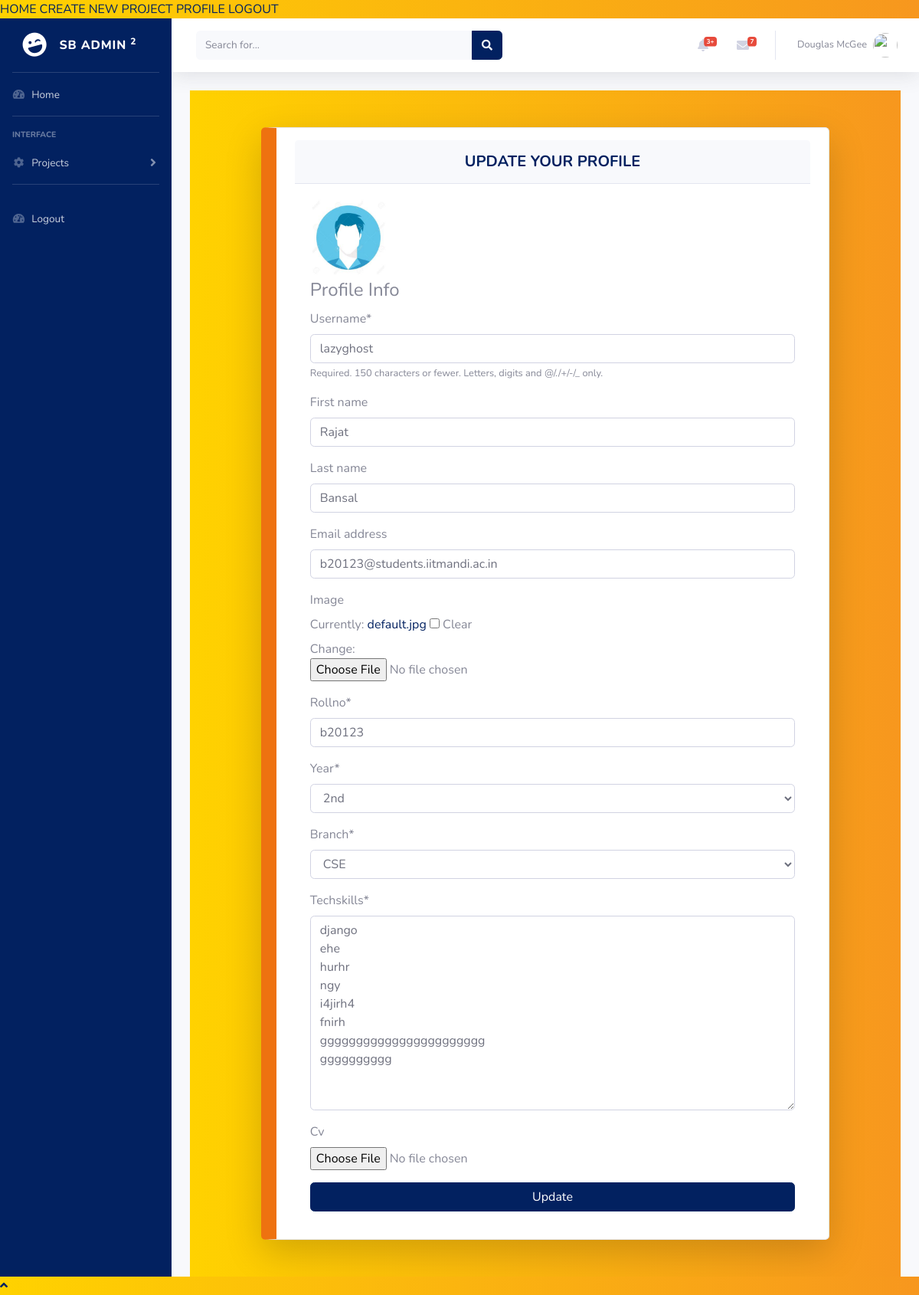
Page /profile/edit (signed in) on the earlier database version.
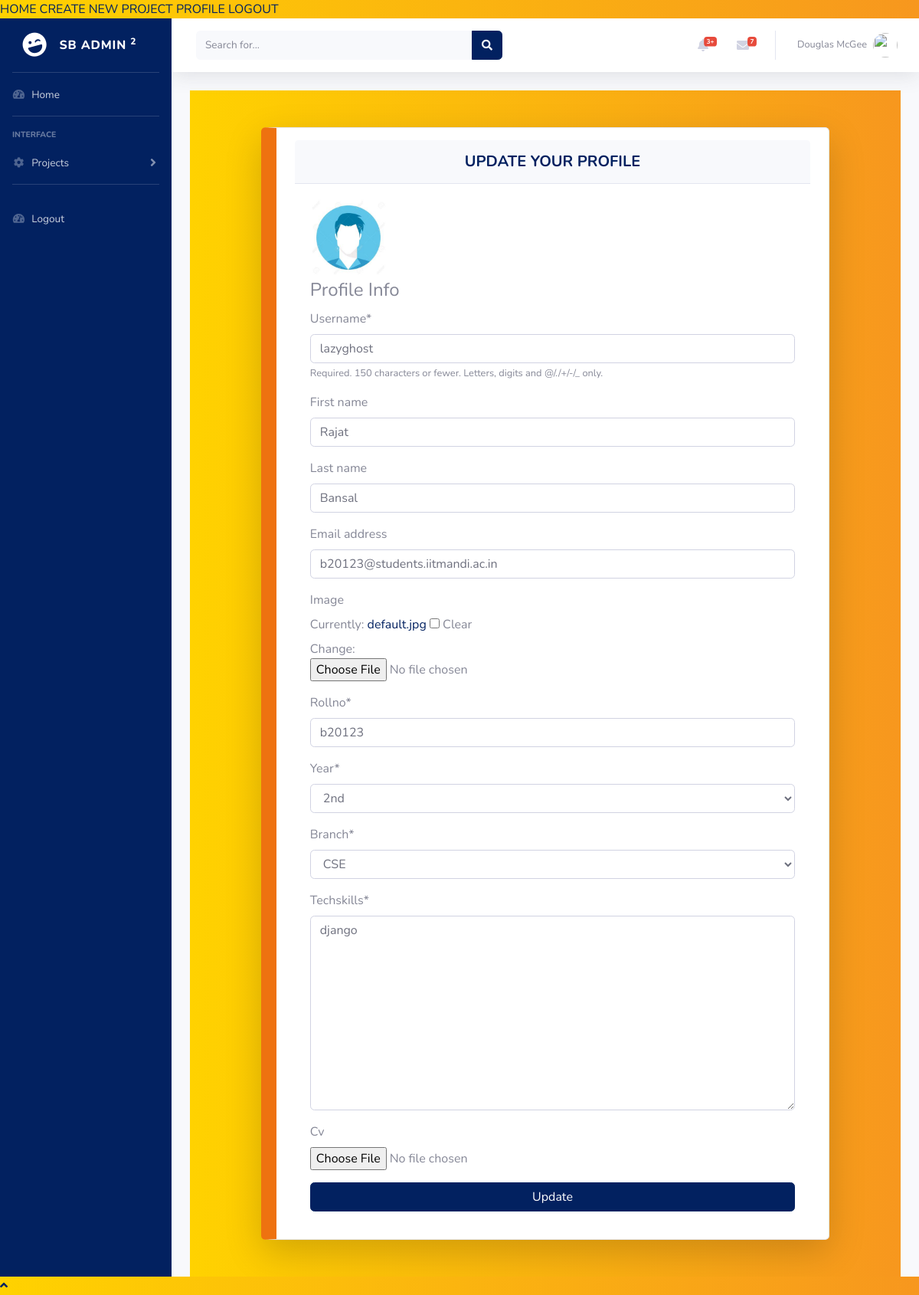
Same page on the later database version.
### users/models.py (models this page shows, shortened)
class Profile(models.Model):
    user = models.OneToOneField(User, on_delete=models.CASCADE)
    image = models.ImageField(default = 'default.jpg', upload_to='profile_pics', blank=True)
    rollno = models.CharField(max_length=10)
    year = models.CharField(max_length=10)
    branch = models.CharField(max_length=30)
    techskills = models.TextField()
    starred_projects = models.ManyToManyField(Project, related_name='starred_projects', blank = True)
    cv = models.FileField(blank = True, upload_to='resumes')

### users/views.py (the view)
# urls.py: path('edit', views.profile_edit, name = 'profile-edit'),
def profile_edit(request):
    if request.method == 'POST':
        user_update_form = UserUpdateForm(request.POST, instance = request.user)
        profile_update_form = ProfileUpdateForm(request.POST, request.FILES, instance = request.user.profile)
        if user_update_form.is_valid() and profile_update_form.is_valid():
            user_profile = Profile.objects.get(user = request.user)
            user_img = str(user_profile.image)
            user_cv = str(user_profile.cv)
            if len(request.FILES)!=0:
                if request.FILES.get('image') and user_img!="default.jpg":
                    default_storage.delete(user_img)
                elif request.FILES.get('cv') and user_cv:
                    default_storage.delete(user_cv)
            user_update_form.save()
            profile_update_form.save()
            messages.success(request, "Your profile has been updated!")
            return redirect('profile')
        else:
            messages.error(request, 'Please correct the error below.')
    else:
        user_update_form = UserUpdateForm(instance = request.user)
        profile_update_form = ProfileUpdateForm(instance = request.user.profile)
    context = {
        'title': 'Profile Edit',
        'user_form': user_update_form,
        'profile_form': profile_update_form,
    }
    return render(request, 'users/profile_edit.html', context)

### users/forms.py
class UserUpdateForm(forms.ModelForm):
    class Meta:
        model = User
        fields = ['username', 'first_name', 'last_name', 'email']

class ProfileUpdateForm(forms.ModelForm):
    YEAR_CHOICES = (
        ('1', '1st'),
        ('2', '2nd'),
        ('3', '3rd'),
        ('4', '4th'),
        ('5', '5th'),
    )
    BRANCH_CHOICES = (
        ('1', 'CSE'),
        ('2', 'DSE'),
        ('3', 'ME'),
        ('4', 'EE'),
        ('5', 'CE'),
        ('6', 'BioE'),
    )
    year = forms.ChoiceField(
        label="Year", choices=YEAR_CHOICES, required=True,
        widget=forms.Select(attrs={'yr': 'form-control input-sm'})
    )
    branch = forms.ChoiceField(
        label="Branch", choices=BRANCH_CHOICES, required=True,
        widget=forms.Select(attrs={'yr': 'form-control input-sm'})
    )
    class Meta:
        model = Profile
        fields = ['image', 'rollno', 'year', 'branch', 'techskills', 'cv']

### users/templates/users/profile_edit.html (shortened to what this page needs)
{% extends 'users/profile.html' %}
{% load crispy_forms_tags %}
{% block profile %}
	<div>
		<div style="background: linear-gradient(to left, #f7971e, #ffd200);">
			<br>
			<br>
				<div class="container card shadow-lg py-3" style="width:80%; border-left: 20px solid #EE7210">
					<div class="card-header py-3" >
				      <h5 class="m-0 font-weight-bold text-primary text-center">UPDATE YOUR PROFILE</h5>
				  </div>
				<div class="card-body">
					<img src="{{ user.profile.image.url }}" alt="" style="height:100px;height:100px">
					<form method="POST" enctype="multipart/form-data">
						<fieldset>
							<legend>Profile Info</legend>
							{{ user_form|crispy }}
							{{ profile_form|crispy }}
						</fieldset>
						<div>
							<button class="btn btn-primary btn-user btn-block" type="submit">Update</button>
						</div>
					</form>
				</div>
				</div>
			<br>
			<br>
		</div>
	</div>
{% endblock profile %}

Differences in the rows shown:
changed Profile "2nd": techskills "django ehe hurhr ngy i4jirh4 fnirh ggggggggggggggggggggggg gggggggggg" → "django"
